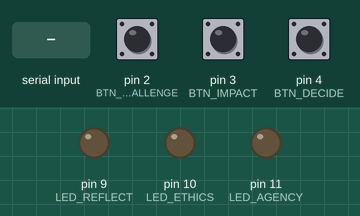
Simulated run of this sketch. Board: Arduino Uno, built with avr-gcc and run on an emulated ATmega328P. Shown: output pins drawn as LEDs (lit = HIGH). The inputs (shaded band) are chosen by the test bench; at power-on: pin 2 (BTN_CHALLENGE) HIGH, pin 3 (BTN_IMPACT) HIGH, pin 4 (BTN_DECIDE) HIGH. What the sketch prints to the serial monitor is not drawn.

Above: at 2.1 s.
2.2 s: "REFLECT_ON\n" received over Serial
At 2.67 s:
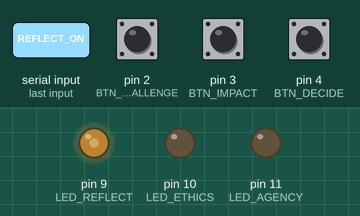
5.2 s: "ETHICS_ON\n" received over Serial
At 6.3 s:
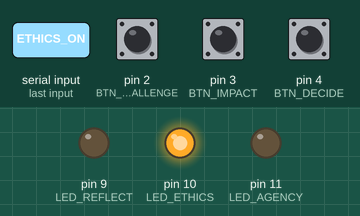
6.7 s: "AGENCY_ON\n" received over Serial
At 7.5 s:
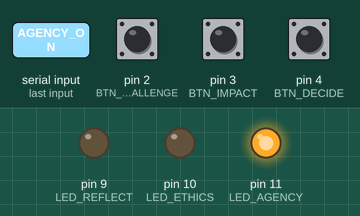
Timing chart, 0 to 9.7 s (numbered marks = the images above; inputs shaded):
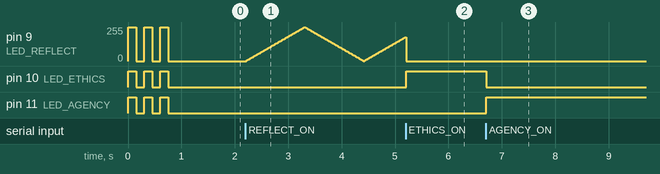

Measured:
- after the input at 5.2 s, pin 10 (LED_ETHICS): LOW → HIGH at once
- after the input at 6.7 s, pin 10 (LED_ETHICS): HIGH → LOW at once; pin 11 (LED_AGENCY): LOW → HIGH at once

The sketch:

yaszen_console.ino
```cpp
// ============================================================
// YASZEN_V01 — Physical Deliberation Console
// "Empowering conscious humans in a world of intelligent machines"
//
// Firmware for the YASZEN physical console.
// Communicates bidirectionally with Python over Serial (9600 baud).
//
// WIRING:
//   Pin D9  --[220Ω]--> Yellow LED (+) --> GND   (Reflection / Sati)
//   Pin D10 --[220Ω]--> Red LED (+)    --> GND   (Ethical Alert / Sīla)
//   Pin D11 --[220Ω]--> Green LED (+)  --> GND   (Human Agency / Cetanā)
//   Pin D2  --> Button 1 --> GND   (Challenge)
//   Pin D3  --> Button 2 --> GND   (Impact)
//   Pin D4  --> Button 3 --> GND   (Decide / Sovereignty)
//
// Buttons use INPUT_PULLUP — no external resistors needed.
// ============================================================

const int BTN_CHALLENGE = 2;
const int BTN_IMPACT    = 3;
const int BTN_DECIDE    = 4;

const int LED_REFLECT   = 9;   // Yellow - PWM capable for breathing effect
const int LED_ETHICS    = 10;  // Red
const int LED_AGENCY    = 11;  // Green

unsigned long lastDebounce = 0;
const int DEBOUNCE_MS = 250;

// Breathing animation state
bool breathing = false;
int breathDirection = 1;
int breathValue = 0;
unsigned long lastBreathStep = 0;

void setup() {
  Serial.begin(9600);

  pinMode(BTN_CHALLENGE, INPUT_PULLUP);
  pinMode(BTN_IMPACT, INPUT_PULLUP);
  pinMode(BTN_DECIDE, INPUT_PULLUP);

  pinMode(LED_REFLECT, OUTPUT);
  pinMode(LED_ETHICS, OUTPUT);
  pinMode(LED_AGENCY, OUTPUT);

  // Boot sequence — flash all LEDs 3 times
  for (int i = 0; i < 3; i++) {
    digitalWrite(LED_REFLECT, HIGH);
    digitalWrite(LED_ETHICS, HIGH);
    digitalWrite(LED_AGENCY, HIGH);
    delay(150);
    digitalWrite(LED_REFLECT, LOW);
    digitalWrite(LED_ETHICS, LOW);
    digitalWrite(LED_AGENCY, LOW);
    delay(150);
  }

  Serial.println("YASZEN_READY");
}

void loop() {
  // === RECEIVE commands from Python ===
  if (Serial.available() > 0) {
    String cmd = Serial.readStringUntil('\n');
    cmd.trim();

    if (cmd == "REFLECT_ON") {
      breathing = true;
      breathValue = 0;
      breathDirection = 1;
      digitalWrite(LED_ETHICS, LOW);
      digitalWrite(LED_AGENCY, LOW);
    }
    else if (cmd == "REFLECT_OFF") {
      breathing = false;
      analogWrite(LED_REFLECT, 0);
    }
    else if (cmd == "ETHICS_ON") {
      digitalWrite(LED_ETHICS, HIGH);
      breathing = false;
      analogWrite(LED_REFLECT, 0);
    }
    else if (cmd == "ETHICS_OFF") {
      digitalWrite(LED_ETHICS, LOW);
    }
    else if (cmd == "AGENCY_ON") {
      digitalWrite(LED_AGENCY, HIGH);
      digitalWrite(LED_ETHICS, LOW);
      breathing = false;
      analogWrite(LED_REFLECT, 0);
    }
    else if (cmd == "AGENCY_OFF") {
      digitalWrite(LED_AGENCY, LOW);
    }
    else if (cmd == "ALL_OFF") {
      breathing = false;
      analogWrite(LED_REFLECT, 0);
      digitalWrite(LED_ETHICS, LOW);
      digitalWrite(LED_AGENCY, LOW);
    }
    else if (cmd == "PING") {
      Serial.println("PONG");
    }
  }

  // === Breathing animation for reflection LED ===
  if (breathing && (millis() - lastBreathStep > 12)) {
    breathValue += breathDirection * 3;
    if (breathValue >= 255) {
      breathValue = 255;
      breathDirection = -1;
    } else if (breathValue <= 0) {
      breathValue = 0;
      breathDirection = 1;
    }
    analogWrite(LED_REFLECT, breathValue);
    lastBreathStep = millis();
  }

  // === SEND button presses to Python ===
  if (millis() - lastDebounce > DEBOUNCE_MS) {
    if (digitalRead(BTN_CHALLENGE) == LOW) {
      Serial.println("BTN:CHALLENGE");
      lastDebounce = millis();
    }
    if (digitalRead(BTN_IMPACT) == LOW) {
      Serial.println("BTN:IMPACT");
      lastDebounce = millis();
    }
    if (digitalRead(BTN_DECIDE) == LOW) {
      Serial.println("BTN:DECIDE");
      lastDebounce = millis();
    }
  }
}
```
